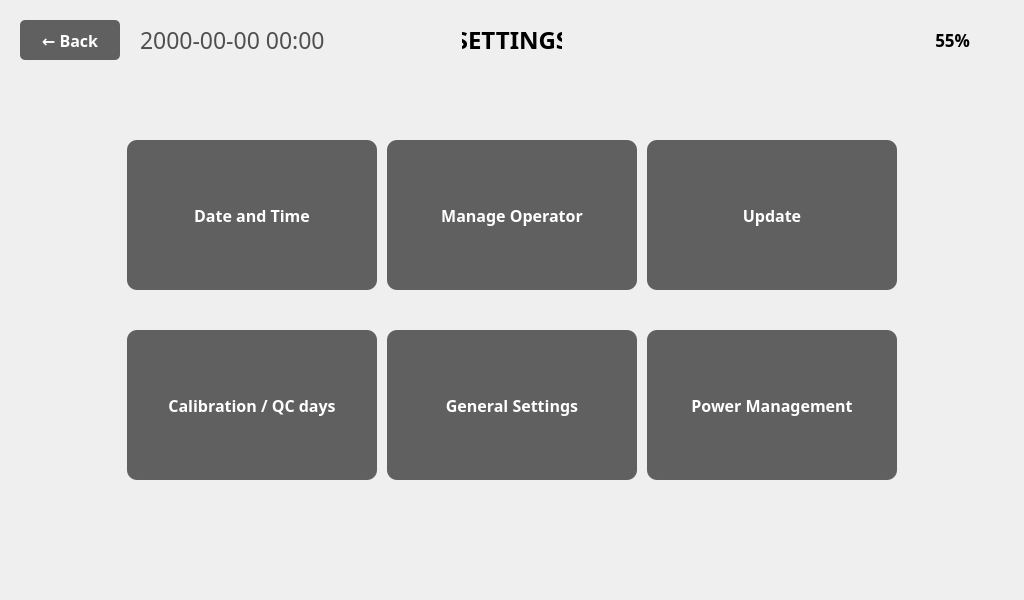
<?xml version="1.0" encoding="UTF-8"?>
<ui version="4.0">
 <class>SettingsViewWindow</class>
 <widget class="QMainWindow" name="SettingsViewWindow">
  <property name="geometry">
   <rect>
    <x>0</x>
    <y>0</y>
    <width>1024</width>
    <height>600</height>
   </rect>
  </property>
  <property name="windowTitle">
   <string notr="true">Home</string>
  </property>
  <property name="unifiedTitleAndToolBarOnMac">
   <bool>false</bool>
  </property>
  <widget class="QWidget" name="centralwidget">
   <widget class="QPushButton" name="pushButton_SettingsBackArrow">
    <property name="geometry">
     <rect>
      <x>20</x>
      <y>20</y>
      <width>100</width>
      <height>40</height>
     </rect>
    </property>
    <property name="font">
     <font>
      <family>Pretendard</family>
      <pointsize>16</pointsize>
      <weight>75</weight>
      <bold>true</bold>
     </font>
    </property>
    <property name="styleSheet">
     <string notr="true">QPushButton {
    background-color: #606060;
    color: white;
    border: none;
    border-radius: 5px;
    font-size: 16px;
    font-weight: bold;
}
QPushButton:hover {
    background-color: #707070;
}
QPushButton:pressed {
    background-color: #505050;
}</string>
    </property>
    <property name="text">
     <string>← Back</string>
    </property>
   </widget>
   <widget class="QLabel" name="label_9">
    <property name="geometry">
     <rect>
      <x>850</x>
      <y>20</y>
      <width>80</width>
      <height>40</height>
     </rect>
    </property>
    <property name="text">
     <string/>
    </property>
    <property name="pixmap">
     <pixmap>image/Icon/Battery_Icon-050.png</pixmap>
    </property>
    <property name="scaledContents">
     <bool>true</bool>
    </property>
   </widget>
   <widget class="QLabel" name="label_5">
    <property name="geometry">
     <rect>
      <x>462</x>
      <y>20</y>
      <width>100</width>
      <height>40</height>
     </rect>
    </property>
    <property name="palette">
     <palette>
      <active>
       <colorrole role="WindowText">
        <brush brushstyle="SolidPattern">
         <color alpha="255">
          <red>0</red>
          <green>0</green>
          <blue>0</blue>
         </color>
        </brush>
       </colorrole>
      </active>
      <inactive>
       <colorrole role="WindowText">
        <brush brushstyle="SolidPattern">
         <color alpha="255">
          <red>0</red>
          <green>0</green>
          <blue>0</blue>
         </color>
        </brush>
       </colorrole>
      </inactive>
      <disabled>
       <colorrole role="WindowText">
        <brush brushstyle="SolidPattern">
         <color alpha="255">
          <red>120</red>
          <green>120</green>
          <blue>120</blue>
         </color>
        </brush>
       </colorrole>
      </disabled>
     </palette>
    </property>
    <property name="font">
     <font>
      <family>Pretendard</family>
      <pointsize>18</pointsize>
      <weight>75</weight>
      <bold>true</bold>
     </font>
    </property>
    <property name="text">
     <string>SETTINGS</string>
    </property>
    <property name="alignment">
     <set>Qt::AlignCenter</set>
    </property>
   </widget>
   <widget class="QLabel" name="label_DateNClock">
    <property name="geometry">
     <rect>
      <x>140</x>
      <y>20</y>
      <width>300</width>
      <height>40</height>
     </rect>
    </property>
    <property name="palette">
     <palette>
      <active>
       <colorrole role="WindowText">
        <brush brushstyle="SolidPattern">
         <color alpha="255">
          <red>79</red>
          <green>79</green>
          <blue>79</blue>
         </color>
        </brush>
       </colorrole>
      </active>
      <inactive>
       <colorrole role="WindowText">
        <brush brushstyle="SolidPattern">
         <color alpha="255">
          <red>79</red>
          <green>79</green>
          <blue>79</blue>
         </color>
        </brush>
       </colorrole>
      </inactive>
      <disabled>
       <colorrole role="WindowText">
        <brush brushstyle="SolidPattern">
         <color alpha="255">
          <red>120</red>
          <green>120</green>
          <blue>120</blue>
         </color>
        </brush>
       </colorrole>
      </disabled>
     </palette>
    </property>
    <property name="font">
     <font>
      <family>Pretendard</family>
      <pointsize>17</pointsize>
      <weight>50</weight>
      <bold>false</bold>
     </font>
    </property>
    <property name="text">
     <string>2000-00-00 00:00</string>
    </property>
    <property name="alignment">
     <set>Qt::AlignLeading|Qt::AlignLeft|Qt::AlignVCenter</set>
    </property>
   </widget>
   <widget class="QLabel" name="label_BatteryGuage">
    <property name="geometry">
     <rect>
      <x>820</x>
      <y>20</y>
      <width>150</width>
      <height>40</height>
     </rect>
    </property>
    <property name="palette">
     <palette>
      <active>
       <colorrole role="WindowText">
        <brush brushstyle="SolidPattern">
         <color alpha="255">
          <red>0</red>
          <green>0</green>
          <blue>0</blue>
         </color>
        </brush>
       </colorrole>
      </active>
      <inactive>
       <colorrole role="WindowText">
        <brush brushstyle="SolidPattern">
         <color alpha="255">
          <red>0</red>
          <green>0</green>
          <blue>0</blue>
         </color>
        </brush>
       </colorrole>
      </inactive>
      <disabled>
       <colorrole role="WindowText">
        <brush brushstyle="SolidPattern">
         <color alpha="255">
          <red>120</red>
          <green>120</green>
          <blue>120</blue>
         </color>
        </brush>
       </colorrole>
      </disabled>
     </palette>
    </property>
    <property name="font">
     <font>
      <family>Pretendard</family>
      <pointsize>13</pointsize>
      <weight>75</weight>
      <bold>true</bold>
     </font>
    </property>
    <property name="text">
     <string>55%</string>
    </property>
    <property name="alignment">
     <set>Qt::AlignRight|Qt::AlignTrailing|Qt::AlignVCenter</set>
    </property>
   </widget>
   <widget class="QPushButton" name="btn_date_time">
    <property name="geometry">
     <rect>
      <x>127</x>
      <y>140</y>
      <width>250</width>
      <height>150</height>
     </rect>
    </property>
    <property name="font">
     <font>
      <family>Pretendard</family>
      <pointsize>16</pointsize>
      <weight>75</weight>
      <bold>true</bold>
     </font>
    </property>
    <property name="styleSheet">
     <string notr="true">QPushButton {
    background-color: #606060;
    color: white;
    border: none;
    border-radius: 10px;
    text-align: center;
    padding: 20px;
    font-size: 16px;
    font-weight: bold;
}
QPushButton:hover {
    background-color: #707070;
}
QPushButton:pressed {
    background-color: #505050;
}</string>
    </property>
    <property name="text">
     <string>Date and Time</string>
    </property>
   </widget>
   <widget class="QPushButton" name="btn_manage_operator">
    <property name="geometry">
     <rect>
      <x>387</x>
      <y>140</y>
      <width>250</width>
      <height>150</height>
     </rect>
    </property>
    <property name="font">
     <font>
      <family>Pretendard</family>
      <pointsize>16</pointsize>
      <weight>75</weight>
      <bold>true</bold>
     </font>
    </property>
    <property name="styleSheet">
     <string notr="true">QPushButton {
    background-color: #606060;
    color: white;
    border: none;
    border-radius: 10px;
    text-align: center;
    padding: 20px;
    font-size: 16px;
    font-weight: bold;
}
QPushButton:hover {
    background-color: #707070;
}
QPushButton:pressed {
    background-color: #505050;
}</string>
    </property>
    <property name="text">
     <string>Manage Operator</string>
    </property>
   </widget>
   <widget class="QPushButton" name="btn_update">
    <property name="geometry">
     <rect>
      <x>647</x>
      <y>140</y>
      <width>250</width>
      <height>150</height>
     </rect>
    </property>
    <property name="font">
     <font>
      <family>Pretendard</family>
      <pointsize>16</pointsize>
      <weight>75</weight>
      <bold>true</bold>
     </font>
    </property>
    <property name="styleSheet">
     <string notr="true">QPushButton {
    background-color: #606060;
    color: white;
    border: none;
    border-radius: 10px;
    text-align: center;
    padding: 20px;
    font-size: 16px;
    font-weight: bold;
}
QPushButton:hover {
    background-color: #707070;
}
QPushButton:pressed {
    background-color: #505050;
}</string>
    </property>
    <property name="text">
     <string>Update</string>
    </property>
   </widget>
   <widget class="QPushButton" name="btn_calibration_qc">
    <property name="geometry">
     <rect>
      <x>127</x>
      <y>330</y>
      <width>250</width>
      <height>150</height>
     </rect>
    </property>
    <property name="font">
     <font>
      <family>Pretendard</family>
      <pointsize>16</pointsize>
      <weight>75</weight>
      <bold>true</bold>
     </font>
    </property>
    <property name="styleSheet">
     <string notr="true">QPushButton {
    background-color: #606060;
    color: white;
    border: none;
    border-radius: 10px;
    text-align: center;
    padding: 20px;
    font-size: 16px;
    font-weight: bold;
}
QPushButton:hover {
    background-color: #707070;
}
QPushButton:pressed {
    background-color: #505050;
}</string>
    </property>
    <property name="text">
     <string>Calibration / QC days</string>
    </property>
   </widget>
   <widget class="QPushButton" name="btn_general_settings">
    <property name="geometry">
     <rect>
      <x>387</x>
      <y>330</y>
      <width>250</width>
      <height>150</height>
     </rect>
    </property>
    <property name="font">
     <font>
      <family>Pretendard</family>
      <pointsize>16</pointsize>
      <weight>75</weight>
      <bold>true</bold>
     </font>
    </property>
    <property name="styleSheet">
     <string notr="true">QPushButton {
    background-color: #606060;
    color: white;
    border: none;
    border-radius: 10px;
    text-align: center;
    padding: 20px;
    font-size: 16px;
    font-weight: bold;
}
QPushButton:hover {
    background-color: #707070;
}
QPushButton:pressed {
    background-color: #505050;
}</string>
    </property>
    <property name="text">
     <string>General Settings</string>
    </property>
   </widget>
   <widget class="QPushButton" name="btn_power_management">
    <property name="geometry">
     <rect>
      <x>647</x>
      <y>330</y>
      <width>250</width>
      <height>150</height>
     </rect>
    </property>
    <property name="font">
     <font>
      <family>Pretendard</family>
      <pointsize>16</pointsize>
      <weight>75</weight>
      <bold>true</bold>
     </font>
    </property>
    <property name="styleSheet">
     <string notr="true">QPushButton {
    background-color: #606060;
    color: white;
    border: none;
    border-radius: 10px;
    text-align: center;
    padding: 20px;
    font-size: 16px;
    font-weight: bold;
}
QPushButton:hover {
    background-color: #707070;
}
QPushButton:pressed {
    background-color: #505050;
}</string>
    </property>
    <property name="text">
     <string>Power Management</string>
    </property>
   </widget>
  </widget>
 </widget>
 <resources/>
 <connections/>
</ui>
